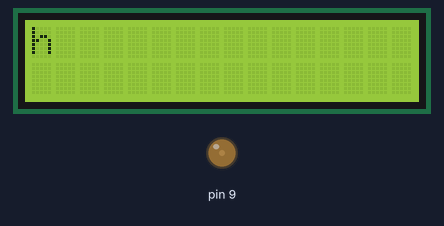
Bench run of a sketch on a simulated Arduino Uno, built with avr-gcc and run on an emulated ATmega328P. On the bench: 16×2 character LCD, output pins drawn as LEDs (lit = HIGH).

Above: at 0.13 s.
At 0.81 s:
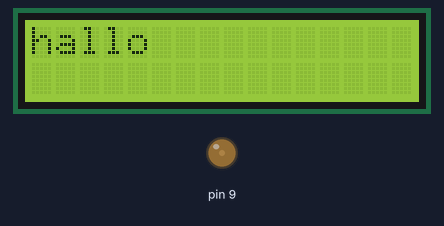
At 1.79 s:
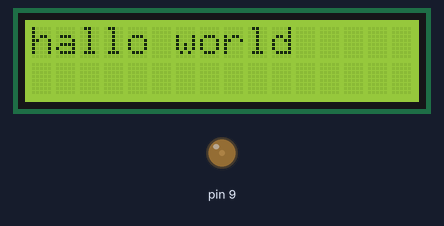
At 2.84 s:
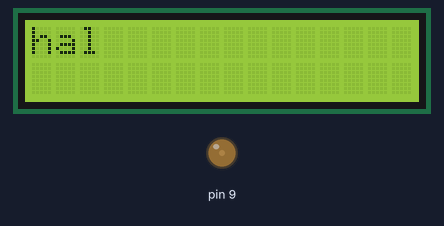
Timing chart, 0 to 4.3 s (numbered marks = the images above):
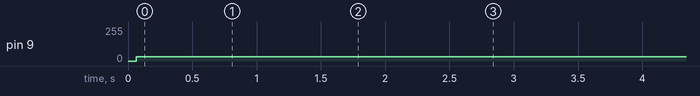

The sketch:

lcd.ino
```cpp
#include <LiquidCrystal.h>


// initialize the library with the numbers of the interface pins
LiquidCrystal lcd(12, 11, 5, 4, 3, 2);
char* nafn = "hallo world\0";
int stadsetnig=0;


void setup() {
  // set up the LCD's number of columns and rows:
  lcd.begin(16, 2);
  // Print a message to the LCD.
  //lcd.print("hello, world!");
  pinMode(9, OUTPUT);
}


void loop() {
    // set the cursor to column 0, line 1
    // (note: line 1 is the second row, since counting begins with 0):
    analogWrite(9, 31);
    lcd.setCursor(stadsetnig, 0 );
    lcd.write(nafn[stadsetnig]);
    delay(150);
    stadsetnig++;
  if(stadsetnig> 15){
    stadsetnig=0;
    lcd.clear();
  }

    // print the number of seconds since reset:
   // lcd.print(millis() / 1000);
}
```

Measured:
- by itself, pin 9: 0/255 → 31/255 at 0.06 s
